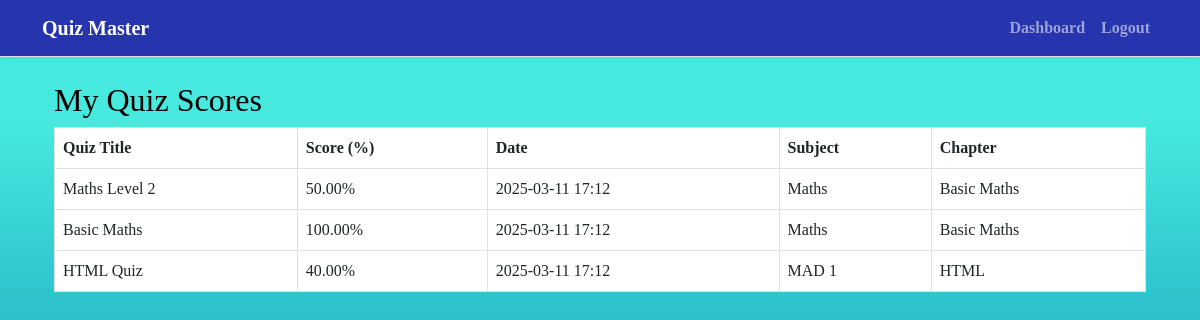
Screenshot of /scores (signed in) with the database file from the repository.
### app.py (models this page shows)
class Score(db.Model):
    id = db.Column(db.Integer, primary_key=True)
    quiz_id = db.Column(db.Integer, db.ForeignKey('quiz.id'), nullable=False)
    user_id = db.Column(db.Integer, db.ForeignKey('user.id'), nullable=False)
    score = db.Column(db.Integer, nullable=False)
    attempt_date = db.Column(db.DateTime, default=datetime.now)

class Quiz(db.Model):
    id = db.Column(db.Integer, primary_key=True)
    title = db.Column(db.String(200), nullable=False)
    chapter_id = db.Column(db.Integer, db.ForeignKey('chapter.id'), nullable=False)
    start_date = db.Column(db.DateTime, nullable=False)  # When quiz becomes available
    end_date = db.Column(db.DateTime, nullable=False)    # When quiz expires
    duration = db.Column(db.Integer)  # Duration in minutes
    remarks = db.Column(db.Text)
    questions = db.relationship('Question', backref='quiz', lazy=True, cascade='all, delete-orphan')
    scores = db.relationship('Score', backref='quiz', lazy=True, cascade='all, delete-orphan')

class Subject(db.Model):
    id = db.Column(db.Integer, primary_key=True)
    name = db.Column(db.String(100), nullable=False)
    description = db.Column(db.Text)
    chapters = db.relationship('Chapter', backref='subject', lazy=True, cascade='all, delete-orphan')

class Chapter(db.Model):
    id = db.Column(db.Integer, primary_key=True)
    name = db.Column(db.String(100), nullable=False)
    description = db.Column(db.Text)
    subject_id = db.Column(db.Integer, db.ForeignKey('subject.id'), nullable=False)
    quizzes = db.relationship('Quiz', backref='chapter', lazy=True, cascade='all, delete-orphan')

### app.py (the view)
@app.route('/scores')
@login_required
def view_scores():
    if current_user.is_admin:
        return redirect(url_for('admin_dashboard'))
    scores = Score.query.filter_by(user_id=current_user.id).order_by(Score.attempt_date.desc()).all()
    return render_template('user/scores.html', scores=scores)

### app.py (called while the page is built)
@login_manager.user_loader
def load_user(user_id):
    return User.query.get(int(user_id))

### templates/user/scores.html
{% extends "base.html" %}
{% block content %}
<div class="container">
    <h2>My Quiz Scores</h2>
    {% if scores %}
    <table class="table table-bordered">
        <thead>
            <tr>
                <th>Quiz Title</th>
                <th>Score (%)</th>
                <th>Date</th>
                <th>Subject</th>
                <th>Chapter</th>
            </tr>
        </thead>
        <tbody>
            {% for score in scores %}
            <tr>
                <td>{{ score.quiz.title }}</td>
                <td>{{ "%.2f"|format(score.score) }}%</td>
                <td>{{ score.attempt_date.strftime('%Y-%m-%d %H:%M') }}</td>
                <td>{{ score.quiz.chapter.subject.name }}</td>
                <td>{{ score.quiz.chapter.name }}</td>
            </tr>
            {% endfor %}
        </tbody>
    </table>
    {% else %}
    <p>No scores to display.</p>
    {% endif %}
</div>
{% endblock %}

### static/css/style.css (style rules this page uses)
body { font-family:Georgia, 'Times New Roman', Times, serif; background: linear-gradient(to top, rgb(23, 134, 175) 10%, rgb(27, 166, 191) 45%, rgb(71, 233, 222) 85%); margin: 0; height: 100vh; color: black; font-size: medium; }

### rows the page displays
Score: quiz "Maths Level 2", score "50.00", attempt_date "2025-03-11 17:12", quiz.chapter.subject.name "Maths", quiz.chapter.name "Basic Maths"
Score: quiz "Basic Maths", score "100.00", attempt_date "2025-03-11 17:12", quiz.chapter.subject.name "Maths", quiz.chapter.name "Basic Maths"
Score: quiz "HTML Quiz", score "40.00", attempt_date "2025-03-11 17:12", quiz.chapter.subject.name "MAD 1", quiz.chapter.name "HTML"
